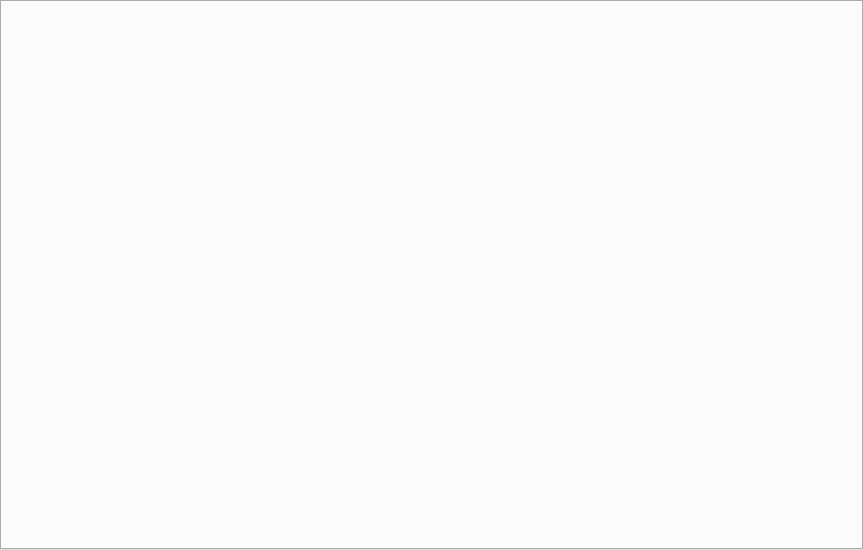
<?xml version="1.0" encoding="UTF-8"?>
<ui version="4.0">
 <class>MainWindow</class>
 <widget class="QMainWindow" name="MainWindow">
  <property name="geometry">
   <rect>
    <x>0</x>
    <y>0</y>
    <width>863</width>
    <height>550</height>
   </rect>
  </property>
  <property name="windowTitle">
   <string>MainWindow</string>
  </property>
  <widget class="QWidget" name="centralWidget">
   <layout class="QHBoxLayout" name="horizontalLayout">
    <property name="spacing">
     <number>0</number>
    </property>
    <property name="leftMargin">
     <number>0</number>
    </property>
    <property name="topMargin">
     <number>0</number>
    </property>
    <property name="rightMargin">
     <number>0</number>
    </property>
    <property name="bottomMargin">
     <number>0</number>
    </property>
    <item>
     <widget class="QTabWidget" name="tabWidget">
      <property name="currentIndex">
       <number>-1</number>
      </property>
     </widget>
    </item>
   </layout>
  </widget>
 </widget>
 <layoutdefault spacing="6" margin="11"/>
 <resources/>
 <connections/>
</ui>
